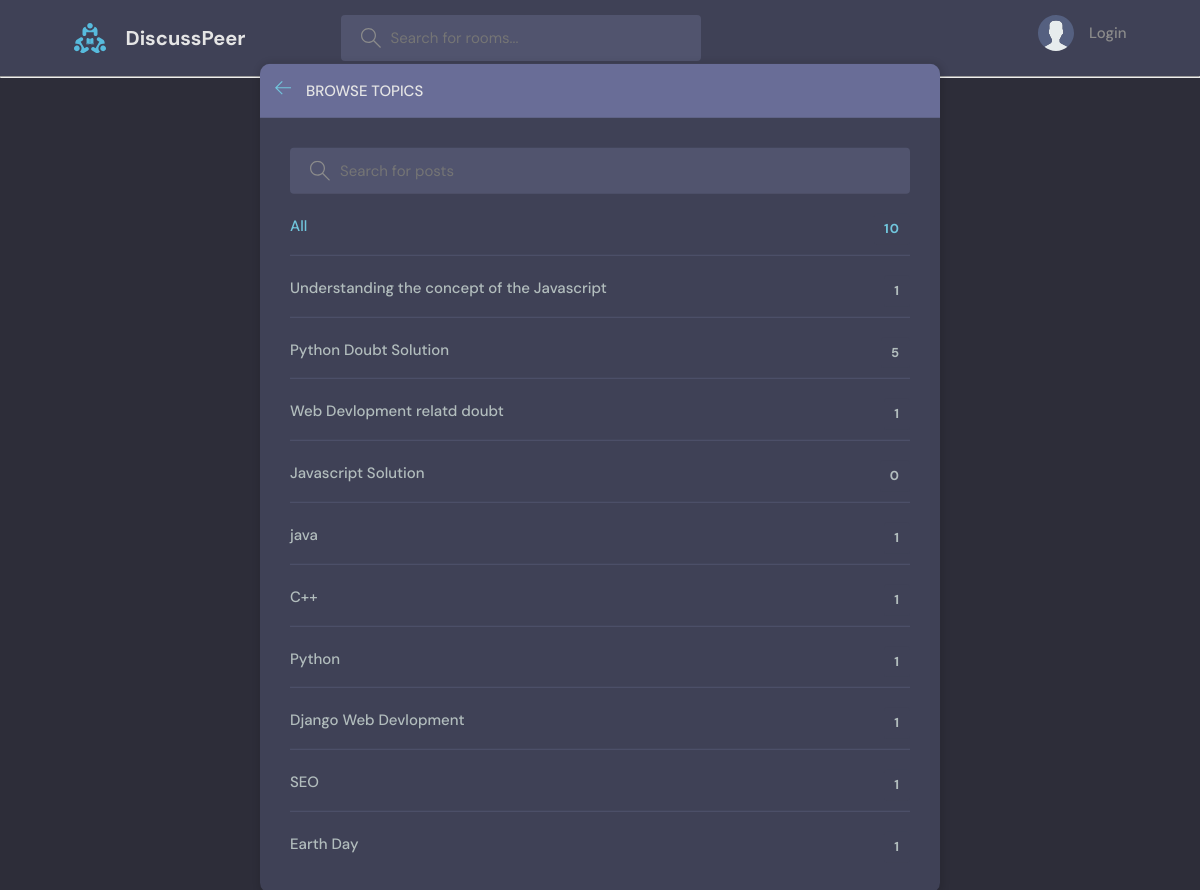
The app's page /topicPage/, older data.
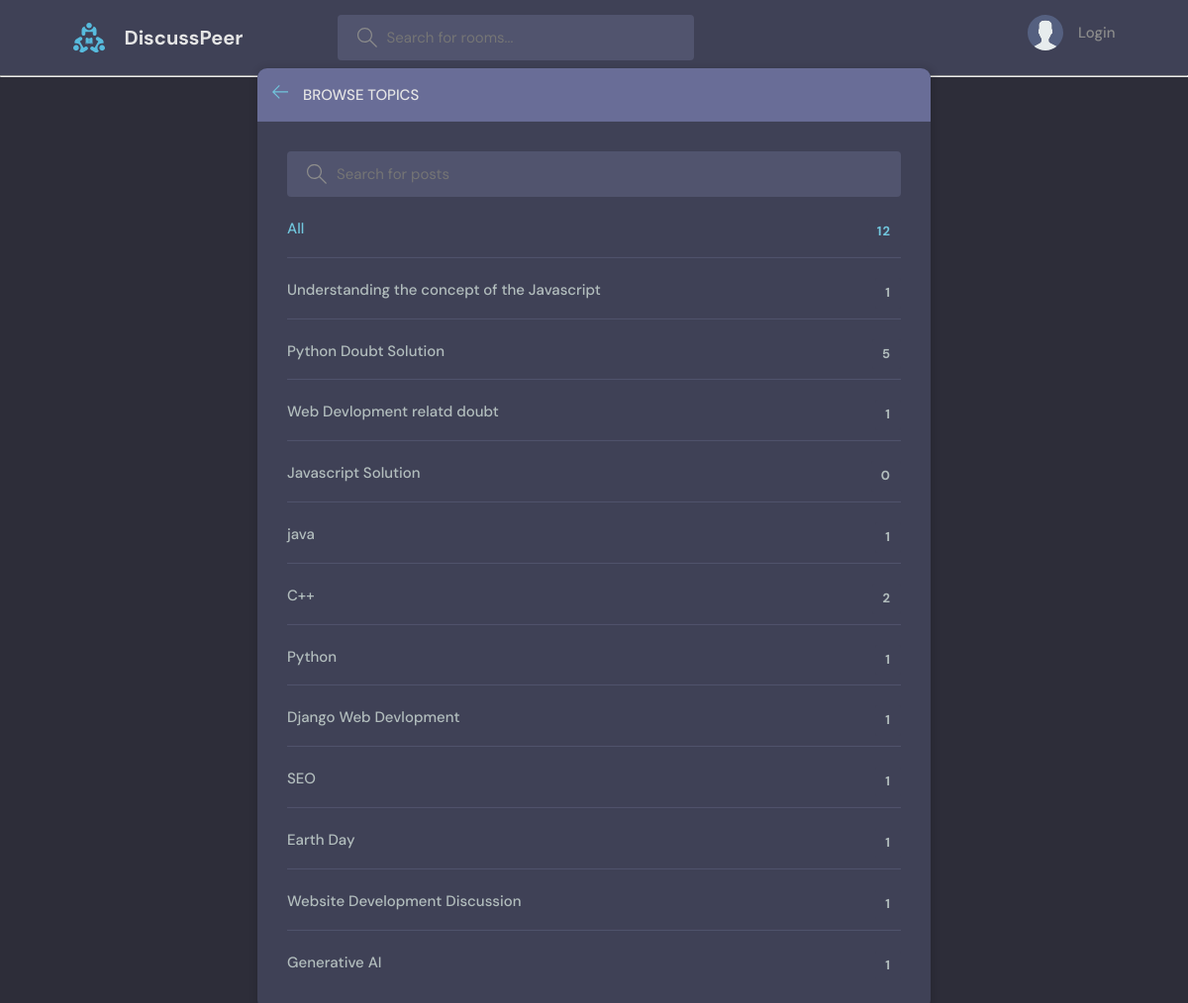
The same page, newer data.
### base/models.py (models this page shows, shortened)
class Topic(models.Model):
    name=models.CharField(max_length=200)

### base/views.py (the view)
# urls.py: path('topicPage/',views.topicPage, name="topic-page"),
def topicPage(request):
   q=request.GET.get('q') if request.GET.get('q') != None else ''
   topics=Topic.objects.filter(Q(name__icontains = q))
   context={'topics':topics}
   return render(request,'base/topics_mobile.html',context)

### base/templates/base/topics_mobile.html (shortened to what this page needs)
{% extends "main.html" %}
{% block body %}
<main class="create-room layout">
  <div class="container">
        <div class="layout__box">
          <div class="layout__boxHeader">
            <div class="layout__boxTitle">
              <a href="{% url 'index' %}">
                <svg version="1.1" xmlns="http://www.w3.org/2000/svg" width="32" height="32" viewBox="0 0 32 32">
                  <title>arrow-left</title>
                  <path
                    d="M13.723 2.286l-13.723 13.714 13.719 13.714 1.616-1.611-10.96-10.96h27.625v-2.286h-27.625l10.965-10.965-1.616-1.607z"
                  ></path>
                </svg>
              </a>
              <h3>Browse Topics</h3>
            </div>
          </div>
          <div class="topics-page layout__body">
            <form class="header__search" action="" method="GET">
              <label>
                <input name="q" placeholder="Search for posts" />
              </label>
            </form>
            <ul class="topics__list">
              <li>
                <a href="{% url 'topic-page' %}" class="active">All <span>{{topics.count}}</span></a>
              </li>
             {% for topic in topics  %}
             <li>
               <a href="{% url 'index' %}?q={{topic.name}}">{{topic.name}} <span>{{topic.room_set.all.count}}</span></a>
              </li>
              {% endfor %}
            </ul>
          </div>
        </div>
      </div>
    </main>
    {% endblock body %}

Row changes from the older to the newer data that the page shows:
computed for Topic (number 6 of 12 on the later page): room_set.all.count "1" → "2"
added Topic: name "Website Development Discussion", room_set.all.count "1"
added Topic: name "Generative AI", room_set.all.count "1"
Text that changed along with them:
{{ topics.count }}: "10" → "12"
